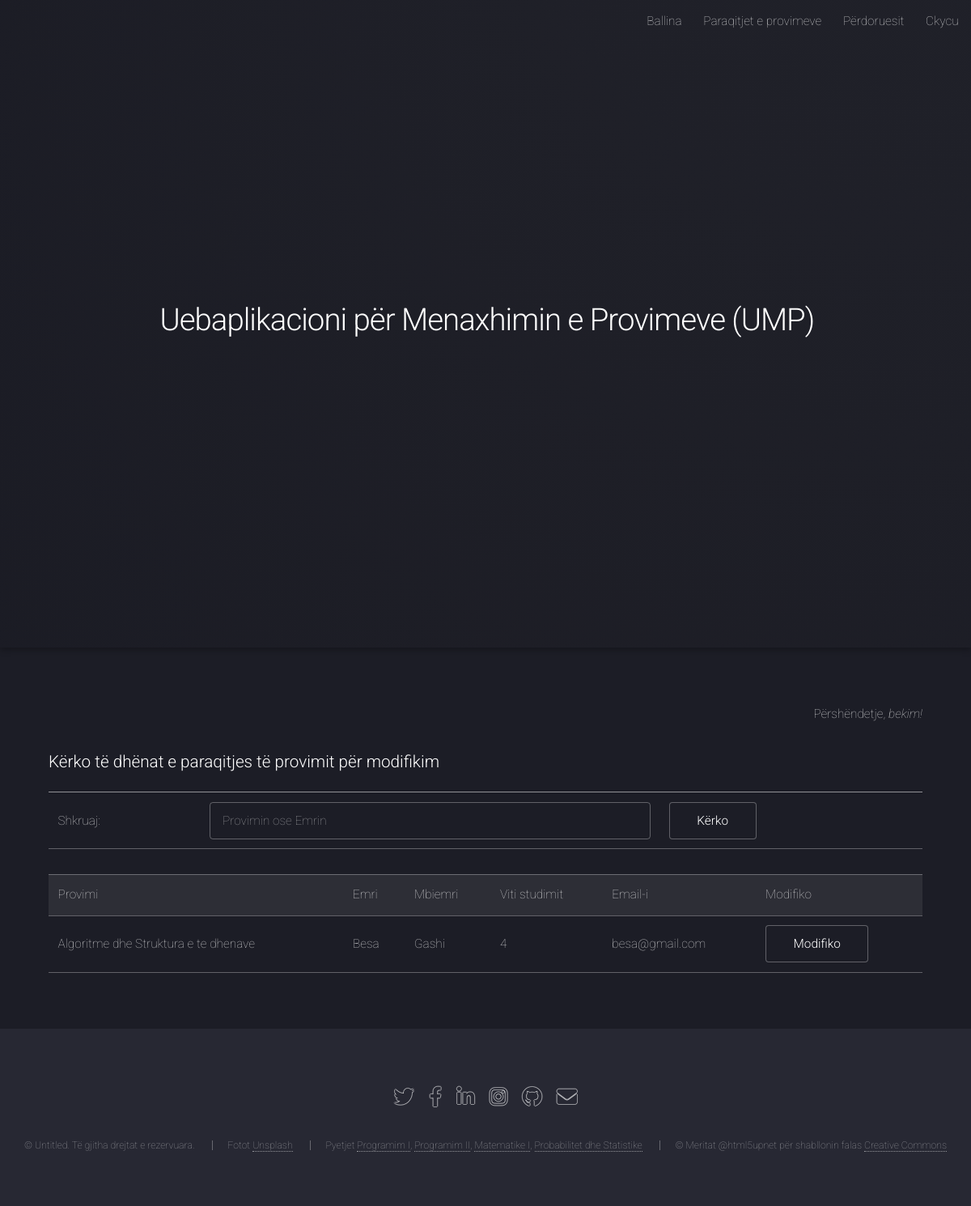
The page /ModuliAdministratorit/modifiko_paraqitjetprovimeve_forma.php?term=Algoritme dhe Struktura e te dhenave (signed in) on the database its author committed.
### tables this page shows
CREATE TABLE `ump_informacionet` (
  `ID_Info` int(11) NOT NULL,
  `Shenimi` varchar(100) NOT NULL,
  `Shpjegimi` varchar(10000) NOT NULL,
  `Pjesa_Faqes` varchar(50) NOT NULL
);

CREATE TABLE `ump_perdoruesit` (
  `ID_Perdoruesi` int(11) NOT NULL,
  `Emri_Perdoruesi` varchar(30) NOT NULL,
  `Fjalekalimi_Perdoruesi` varchar(30) NOT NULL,
  `Adresa_Perdoruesi` varchar(50) NOT NULL,
  `Email_Perdoruesi` varchar(50) NOT NULL
);

CREATE TABLE `ump_paraqitjet_provimeve` (
  `ID_Paraqitja` int(11) NOT NULL,
  `Emri_Paraqitesi` varchar(50) NOT NULL,
  `Mbiemri_Paraqitesi` varchar(50) NOT NULL,
  `Viti_Studimit_Paraqitesi` int(10) NOT NULL,
  `Email_Paraqitesi` varchar(50) NOT NULL,
  `ID_Prov` int(11) NOT NULL
);

CREATE TABLE `ump_provimet` (
  `ID_Prov` int(11) NOT NULL,
  `ID_Lenda` int(11) NOT NULL,
  `Emri_Prov` varchar(50) NOT NULL,
  `Totali_Pyetjeve` varchar(30) NOT NULL,
  `Kohezgjatja` varchar(30) NOT NULL
);

### ModuliAdministratorit/kontrollo.php (called while the page is built, shortened)
<?php
include('konfiguro.php');
$kontrollo_perdorues=$_SESSION['Emri_Perdoruesi'];
$starto_deklarate = mysqli_query($lidhu,"SELECT Emri_Perdoruesi FROM ump_perdoruesit WHERE Emri_Perdoruesi='$kontrollo_perdorues' ");
$rreshti=mysqli_fetch_array($starto_deklarate,MYSQLI_ASSOC);
$kycu_perdorues=$rreshti['Emri_Perdoruesi'];
?>

### ModuliAdministratorit/modifiko_paraqitjetprovimeve_forma.php (the view, shortened to what this page needs)
<?php
	include("kontrollo.php");
?>
<?php
include_once("konfiguro.php");
?>
<!DOCTYPE HTML>
<html>
	<head>
		<link rel="stylesheet" href="assets/css/main.css" />
	</head>
	<body class="is-preload landing">
		<div id="page-wrapper">
			<header id="header">
					<?php include_once("meny.php"); ?>
			</header>
		<?php include_once("fillimi_faqes.php"); ?>
		<div id="main" class="wrapper style1">
			<div class="container">
						<section>
							<p style="text-align:right;">Përshëndetje, <em><?php  echo $kycu_perdorues;?>!</em></p>
						</section>
						<section>
								<form method="post" action="" >
								<table>
									<tr>
									<h3>Kërko të dhënat e paraqitjes të provimit për modifikim</h3>
									</tr>
									<tr>
										<td>
											Shkruaj:
										</td>
										<td>
											<input type="text" name="term" placeholder="Provimin ose Emrin"/>
										</td>
										<td> <input type="submit" value="Kërko" /></td>
									</tr>
								</table>
								</form>
						</section>
						<section>
								<div class="table-wrapper">
								<table  border="0">
									<div class="table-wrapper">
										<tr bgcolor='#CCCCCC'>
											<td>Provimi</td>
											<td>Emri</td>
											<td>Mbiemri</td>
											<td>Viti studimit</td>
											<td>Email-i</td>
											<td>Modifiko</td>
										</tr>
												<?php
												if (!empty($_REQUEST['term'])) {
												$term = mysqli_real_escape_string
												($lidhu,$_REQUEST['term']);
												$deklarate = mysqli_query($lidhu,
												"SELECT
																ump_paraqitjet_provimeve.ID_Paraqitja,
																ump_provimet.Emri_Prov,
																ump_paraqitjet_provimeve.Emri_Paraqitesi,
																ump_paraqitjet_provimeve.Mbiemri_Paraqitesi,
																ump_paraqitjet_provimeve.Viti_Studimit_Paraqitesi,
																ump_paraqitjet_provimeve.Email_Paraqitesi
																FROM
																  ump_paraqitjet_provimeve
																INNER JOIN
																  ump_provimet ON ump_paraqitjet_provimeve.ID_Prov = ump_provimet.ID_Prov
																WHERE
																  ump_provimet.Emri_Prov LIKE '%".$term."%' OR ump_paraqitjet_provimeve.Emri_Paraqitesi LIKE '%".$term."%'"
																	);
												while($rreshti = mysqli_fetch_array($deklarate)) {
														echo "<tr>";
														echo "<td>".$rreshti['Emri_Prov']."</td>";
														echo "<td>".$rreshti['Emri_Paraqitesi']."</td>";
														echo "<td>".$rreshti['Mbiemri_Paraqitesi']."</td>";
														echo "<td>".$rreshti['Viti_Studimit_Paraqitesi']."</td>";
														echo "<td>".$rreshti['Email_Paraqitesi']."</td>";
														echo "<td><a href=\"modifiko_paraqitjetProvimeve.php?ID_Paraqitja=$rreshti[ID_Paraqitja]\" class='button' class='button primary'>
														Modifiko</a></td></tr>";
													}
												}
												?>
									</div>
								</table>
							</div>
						</section>
			</div>
		</div>
				<?php include_once("fundi_faqes.php"); ?>
		</div>
	</body>
</html>

### ModuliAdministratorit/meny.php (shortened to what this page needs)
<?php
	$rezultati = mysqli_query($lidhu, "SELECT * FROM ump_informacionet WHERE Pjesa_Faqes='Meny_Administratori'");
	while ($rreshti = mysqli_fetch_assoc($rezultati)) {
	  extract($rreshti);
		 echo $Shpjegimi;
		}
?>

### ModuliAdministratorit/fillimi_faqes.php (shortened to what this page needs)
		<?php
				$rezultati = mysqli_query($lidhu, "SELECT * FROM ump_informacionet WHERE Pjesa_Faqes='Fillimi'");
				while ($rreshti = mysqli_fetch_assoc($rezultati)) {
				  extract($rreshti);
		?>
	<section id="banner">
			<div class="content">
				<header>
					<h2><?php echo $Shenimi ?></h2>
				</header>
			</div>
	</section>
<?php } ?>

### ModuliAdministratorit/fundi_faqes.php (shortened to what this page needs)
<footer id="footer">
		<ul class="icons">
					<?php
								$rezultati = mysqli_query($lidhu, "SELECT * FROM ump_informacionet WHERE Pjesa_Faqes='Fundi_RrjetetSociale'");
								while ($rreshti = mysqli_fetch_assoc($rezultati)) {
								  extract($rreshti);
					?>
					<?php echo $Shpjegimi; ?>
					<?php } ?>
		</ul>
		<ul class="copyright">
						<?php
						$rezultati = mysqli_query($lidhu, "SELECT * FROM ump_informacionet WHERE Pjesa_Faqes='Fundi_EdrejtaAutoriale'");
						while ($rreshti = mysqli_fetch_assoc($rezultati)) {
						  extract($rreshti);
						?>
			<?php echo $Shpjegimi; ?>
					<?php } ?>
		</ul>
</footer>

### rows shown on the page
ump_informacionet: Shpjegimi "Ballina Paraqitjet e provimeve Përdoruesit Ckycu"
ump_informacionet: Shenimi "Uebaplikacioni për Menaxhimin e Provimeve (UMP)"
ump_perdoruesit: Emri_Perdoruesi "bekim"
ump_paraqitjet_provimeve: ID_Prov.Emri_Prov "Algoritme dhe Struktura e te dhenave", Emri_Paraqitesi "Besa", Mbiemri_Paraqitesi "Gashi", Viti_Studimit_Paraqitesi "4", Email_Paraqitesi "besa@gmail.com"
ump_informacionet: Shpjegimi "© Untitled. Të gjitha drejtat e rezervuara. Fotot Unsplash Pyetjet Programim I , Programim II , Matematike I , Probabilitet dhe Statistike © Meritat @html5upnet për shabllonin falas Creative Commons"
